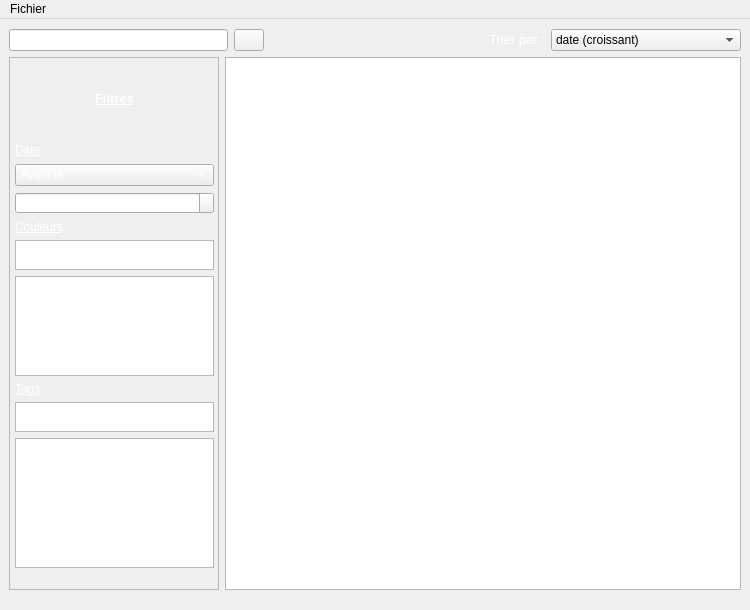
<?xml version="1.0" encoding="UTF-8"?>
<ui version="4.0">
 <class>albumwindow</class>
 <widget class="QWidget" name="albumwindow">
  <property name="enabled">
   <bool>true</bool>
  </property>
  <property name="geometry">
   <rect>
    <x>0</x>
    <y>0</y>
    <width>750</width>
    <height>610</height>
   </rect>
  </property>
  <property name="sizePolicy">
   <sizepolicy hsizetype="Preferred" vsizetype="Preferred">
    <horstretch>0</horstretch>
    <verstretch>0</verstretch>
   </sizepolicy>
  </property>
  <property name="minimumSize">
   <size>
    <width>750</width>
    <height>610</height>
   </size>
  </property>
  <property name="sizeIncrement">
   <size>
    <width>0</width>
    <height>0</height>
   </size>
  </property>
  <property name="windowTitle">
   <string>Album</string>
  </property>
  <layout class="QVBoxLayout" name="verticalLayout_5" stretch="1,100">
   <property name="spacing">
    <number>0</number>
   </property>
   <property name="sizeConstraint">
    <enum>QLayout::SetNoConstraint</enum>
   </property>
   <property name="leftMargin">
    <number>0</number>
   </property>
   <property name="topMargin">
    <number>0</number>
   </property>
   <property name="rightMargin">
    <number>0</number>
   </property>
   <item>
    <widget class="QMenuBar" name="menubar">
     <widget class="QMenu" name="menuFichier">
      <property name="title">
       <string>Fichier</string>
      </property>
      <addaction name="actionImpoter_un_ou_plusieurs_images"/>
      <addaction name="actionRetourner_la_page_d_acceuil"/>
     </widget>
     <addaction name="menuFichier"/>
    </widget>
   </item>
   <item>
    <widget class="QWidget" name="centralwidget" native="true">
     <property name="sizePolicy">
      <sizepolicy hsizetype="Expanding" vsizetype="Expanding">
       <horstretch>0</horstretch>
       <verstretch>0</verstretch>
      </sizepolicy>
     </property>
     <layout class="QVBoxLayout" name="verticalLayout_6">
      <item>
       <layout class="QGridLayout" name="gridLayout" rowstretch="0,0" columnstretch="0,0">
        <property name="sizeConstraint">
         <enum>QLayout::SetDefaultConstraint</enum>
        </property>
        <item row="0" column="0" colspan="2">
         <layout class="QHBoxLayout" name="horizontalLayout">
          <property name="spacing">
           <number>6</number>
          </property>
          <property name="sizeConstraint">
           <enum>QLayout::SetDefaultConstraint</enum>
          </property>
          <property name="leftMargin">
           <number>0</number>
          </property>
          <property name="topMargin">
           <number>1</number>
          </property>
          <property name="rightMargin">
           <number>0</number>
          </property>
          <property name="bottomMargin">
           <number>0</number>
          </property>
          <item>
           <widget class="QLineEdit" name="search_lineEdit">
            <property name="maximumSize">
             <size>
              <width>16777215</width>
              <height>30</height>
             </size>
            </property>
            <property name="styleSheet">
             <string notr="true">color: rgb(255, 255, 255);</string>
            </property>
            <property name="placeholderText">
             <string>Rechercher</string>
            </property>
           </widget>
          </item>
          <item>
           <widget class="QPushButton" name="search_button">
            <property name="maximumSize">
             <size>
              <width>30</width>
              <height>30</height>
             </size>
            </property>
            <property name="text">
             <string/>
            </property>
            <property name="icon">
             <iconset theme="search">
              <normaloff>.</normaloff>.</iconset>
            </property>
           </widget>
          </item>
          <item>
           <spacer name="horizontalSpacer">
            <property name="orientation">
             <enum>Qt::Horizontal</enum>
            </property>
            <property name="sizeHint" stdset="0">
             <size>
              <width>40</width>
              <height>20</height>
             </size>
            </property>
           </spacer>
          </item>
          <item>
           <widget class="QLabel" name="sortby_label">
            <property name="sizePolicy">
             <sizepolicy hsizetype="Preferred" vsizetype="Fixed">
              <horstretch>0</horstretch>
              <verstretch>0</verstretch>
             </sizepolicy>
            </property>
            <property name="maximumSize">
             <size>
              <width>56</width>
              <height>22</height>
             </size>
            </property>
            <property name="baseSize">
             <size>
              <width>0</width>
              <height>1</height>
             </size>
            </property>
            <property name="font">
             <font>
              <pointsize>10</pointsize>
             </font>
            </property>
            <property name="styleSheet">
             <string notr="true">color: rgb(255, 255, 255);</string>
            </property>
            <property name="text">
             <string>&lt;html&gt;&lt;head/&gt;&lt;body&gt;&lt;p&gt;Trier par :&lt;/p&gt;&lt;/body&gt;&lt;/html&gt;</string>
            </property>
           </widget>
          </item>
          <item>
           <widget class="QComboBox" name="sortby_comboBox">
            <property name="sizePolicy">
             <sizepolicy hsizetype="Preferred" vsizetype="Preferred">
              <horstretch>0</horstretch>
              <verstretch>0</verstretch>
             </sizepolicy>
            </property>
            <property name="minimumSize">
             <size>
              <width>100</width>
              <height>22</height>
             </size>
            </property>
            <property name="maximumSize">
             <size>
              <width>200</width>
              <height>30</height>
             </size>
            </property>
            <property name="baseSize">
             <size>
              <width>0</width>
              <height>1</height>
             </size>
            </property>
            <property name="currentText">
             <string>date (croissant)</string>
            </property>
            <item>
             <property name="text">
              <string>date (croissant)</string>
             </property>
            </item>
            <item>
             <property name="text">
              <string>date (décroissant)</string>
             </property>
            </item>
            <item>
             <property name="text">
              <string>nom du fichier (alphabetique) </string>
             </property>
            </item>
           </widget>
          </item>
         </layout>
        </item>
        <item row="1" column="0">
         <widget class="QFrame" name="frame">
          <property name="enabled">
           <bool>true</bool>
          </property>
          <property name="sizePolicy">
           <sizepolicy hsizetype="Preferred" vsizetype="Preferred">
            <horstretch>0</horstretch>
            <verstretch>0</verstretch>
           </sizepolicy>
          </property>
          <property name="minimumSize">
           <size>
            <width>210</width>
            <height>0</height>
           </size>
          </property>
          <property name="frameShape">
           <enum>QFrame::StyledPanel</enum>
          </property>
          <property name="frameShadow">
           <enum>QFrame::Raised</enum>
          </property>
          <widget class="QWidget" name="layoutWidget">
           <property name="geometry">
            <rect>
             <x>0</x>
             <y>0</y>
             <width>211</width>
             <height>511</height>
            </rect>
           </property>
           <layout class="QVBoxLayout" name="verticalLayout_4">
            <property name="spacing">
             <number>6</number>
            </property>
            <property name="sizeConstraint">
             <enum>QLayout::SetDefaultConstraint</enum>
            </property>
            <property name="leftMargin">
             <number>6</number>
            </property>
            <property name="topMargin">
             <number>5</number>
            </property>
            <property name="rightMargin">
             <number>6</number>
            </property>
            <item>
             <widget class="QLabel" name="filtertitle_label">
              <property name="font">
               <font>
                <pointsize>10</pointsize>
                <bold>true</bold>
                <underline>true</underline>
               </font>
              </property>
              <property name="styleSheet">
               <string notr="true">color: rgb(255, 255, 255);</string>
              </property>
              <property name="text">
               <string>Filtres</string>
              </property>
              <property name="alignment">
               <set>Qt::AlignCenter</set>
              </property>
             </widget>
            </item>
            <item>
             <layout class="QVBoxLayout" name="verticalLayout">
              <property name="spacing">
               <number>6</number>
              </property>
              <item>
               <widget class="QLabel" name="datefilter_label">
                <property name="sizePolicy">
                 <sizepolicy hsizetype="Preferred" vsizetype="Preferred">
                  <horstretch>0</horstretch>
                  <verstretch>0</verstretch>
                 </sizepolicy>
                </property>
                <property name="minimumSize">
                 <size>
                  <width>0</width>
                  <height>0</height>
                 </size>
                </property>
                <property name="maximumSize">
                 <size>
                  <width>16777215</width>
                  <height>22</height>
                 </size>
                </property>
                <property name="font">
                 <font>
                  <underline>true</underline>
                 </font>
                </property>
                <property name="styleSheet">
                 <string notr="true">color: rgb(255, 255, 255);</string>
                </property>
                <property name="text">
                 <string>Date</string>
                </property>
               </widget>
              </item>
              <item>
               <widget class="QComboBox" name="datefilter_combobox">
                <property name="sizePolicy">
                 <sizepolicy hsizetype="Preferred" vsizetype="Preferred">
                  <horstretch>0</horstretch>
                  <verstretch>0</verstretch>
                 </sizepolicy>
                </property>
                <property name="minimumSize">
                 <size>
                  <width>0</width>
                  <height>0</height>
                 </size>
                </property>
                <property name="maximumSize">
                 <size>
                  <width>16777215</width>
                  <height>30</height>
                 </size>
                </property>
                <property name="styleSheet">
                 <string notr="true">color: rgb(255, 255, 255);</string>
                </property>
                <item>
                 <property name="text">
                  <string>Avant le</string>
                 </property>
                </item>
                <item>
                 <property name="text">
                  <string>Après le</string>
                 </property>
                </item>
                <item>
                 <property name="text">
                  <string>Exactement le</string>
                 </property>
                </item>
               </widget>
              </item>
              <item>
               <widget class="QDateEdit" name="datefilter_dateEdit">
                <property name="sizePolicy">
                 <sizepolicy hsizetype="Minimum" vsizetype="Maximum">
                  <horstretch>0</horstretch>
                  <verstretch>0</verstretch>
                 </sizepolicy>
                </property>
                <property name="minimumSize">
                 <size>
                  <width>0</width>
                  <height>0</height>
                 </size>
                </property>
                <property name="maximumSize">
                 <size>
                  <width>16777215</width>
                  <height>30</height>
                 </size>
                </property>
                <property name="sizeIncrement">
                 <size>
                  <width>0</width>
                  <height>0</height>
                 </size>
                </property>
                <property name="styleSheet">
                 <string notr="true">color: rgb(255, 255, 255);</string>
                </property>
               </widget>
              </item>
             </layout>
            </item>
            <item>
             <layout class="QVBoxLayout" name="verticalLayout_2">
              <item>
               <widget class="QLabel" name="colorfilter_label">
                <property name="sizePolicy">
                 <sizepolicy hsizetype="Preferred" vsizetype="Preferred">
                  <horstretch>0</horstretch>
                  <verstretch>0</verstretch>
                 </sizepolicy>
                </property>
                <property name="maximumSize">
                 <size>
                  <width>16777215</width>
                  <height>22</height>
                 </size>
                </property>
                <property name="font">
                 <font>
                  <underline>true</underline>
                 </font>
                </property>
                <property name="styleSheet">
                 <string notr="true">color: rgb(255, 255, 255);</string>
                </property>
                <property name="text">
                 <string>Couleurs</string>
                </property>
               </widget>
              </item>
              <item>
               <widget class="QTextEdit" name="colorfilter_textEdit">
                <property name="sizePolicy">
                 <sizepolicy hsizetype="Preferred" vsizetype="Maximum">
                  <horstretch>0</horstretch>
                  <verstretch>0</verstretch>
                 </sizepolicy>
                </property>
                <property name="maximumSize">
                 <size>
                  <width>16777215</width>
                  <height>30</height>
                 </size>
                </property>
                <property name="verticalScrollBarPolicy">
                 <enum>Qt::ScrollBarAlwaysOff</enum>
                </property>
                <property name="horizontalScrollBarPolicy">
                 <enum>Qt::ScrollBarAlwaysOff</enum>
                </property>
                <property name="lineWrapMode">
                 <enum>QTextEdit::WidgetWidth</enum>
                </property>
               </widget>
              </item>
              <item>
               <widget class="QListWidget" name="colorfilter_listWidget">
                <property name="sizePolicy">
                 <sizepolicy hsizetype="Maximum" vsizetype="Preferred">
                  <horstretch>0</horstretch>
                  <verstretch>0</verstretch>
                 </sizepolicy>
                </property>
                <property name="maximumSize">
                 <size>
                  <width>16777215</width>
                  <height>100</height>
                 </size>
                </property>
               </widget>
              </item>
             </layout>
            </item>
            <item>
             <layout class="QVBoxLayout" name="verticalLayout_3">
              <item>
               <widget class="QLabel" name="tagfilter_label">
                <property name="sizePolicy">
                 <sizepolicy hsizetype="Preferred" vsizetype="Preferred">
                  <horstretch>0</horstretch>
                  <verstretch>0</verstretch>
                 </sizepolicy>
                </property>
                <property name="maximumSize">
                 <size>
                  <width>16777215</width>
                  <height>22</height>
                 </size>
                </property>
                <property name="font">
                 <font>
                  <underline>true</underline>
                 </font>
                </property>
                <property name="styleSheet">
                 <string notr="true">color: rgb(255, 255, 255);</string>
                </property>
                <property name="text">
                 <string>Tags</string>
                </property>
               </widget>
              </item>
              <item>
               <widget class="QTextEdit" name="tagfilter_textEdit">
                <property name="enabled">
                 <bool>true</bool>
                </property>
                <property name="sizePolicy">
                 <sizepolicy hsizetype="Preferred" vsizetype="Preferred">
                  <horstretch>0</horstretch>
                  <verstretch>0</verstretch>
                 </sizepolicy>
                </property>
                <property name="maximumSize">
                 <size>
                  <width>16777215</width>
                  <height>30</height>
                 </size>
                </property>
                <property name="font">
                 <font>
                  <kerning>true</kerning>
                 </font>
                </property>
                <property name="acceptDrops">
                 <bool>true</bool>
                </property>
                <property name="verticalScrollBarPolicy">
                 <enum>Qt::ScrollBarAlwaysOff</enum>
                </property>
                <property name="horizontalScrollBarPolicy">
                 <enum>Qt::ScrollBarAlwaysOff</enum>
                </property>
                <property name="lineWrapMode">
                 <enum>QTextEdit::NoWrap</enum>
                </property>
               </widget>
              </item>
              <item>
               <widget class="QListWidget" name="tagfilter_listWidget">
                <property name="sizePolicy">
                 <sizepolicy hsizetype="Preferred" vsizetype="Preferred">
                  <horstretch>0</horstretch>
                  <verstretch>0</verstretch>
                 </sizepolicy>
                </property>
                <property name="maximumSize">
                 <size>
                  <width>16777215</width>
                  <height>130</height>
                 </size>
                </property>
               </widget>
              </item>
             </layout>
            </item>
           </layout>
          </widget>
         </widget>
        </item>
        <item row="1" column="1">
         <widget class="QListWidget" name="photolist_listWidget">
          <property name="sizePolicy">
           <sizepolicy hsizetype="Expanding" vsizetype="Expanding">
            <horstretch>0</horstretch>
            <verstretch>0</verstretch>
           </sizepolicy>
          </property>
         </widget>
        </item>
       </layout>
      </item>
     </layout>
    </widget>
   </item>
  </layout>
  <action name="actionImpoter_un_ou_plusieurs_images">
   <property name="text">
    <string>Impoter un ou plusieurs images</string>
   </property>
  </action>
  <action name="actionRetourner_la_page_d_acceuil">
   <property name="text">
    <string>Retourner à la page d'acceuil</string>
   </property>
  </action>
 </widget>
 <resources/>
 <connections/>
</ui>
